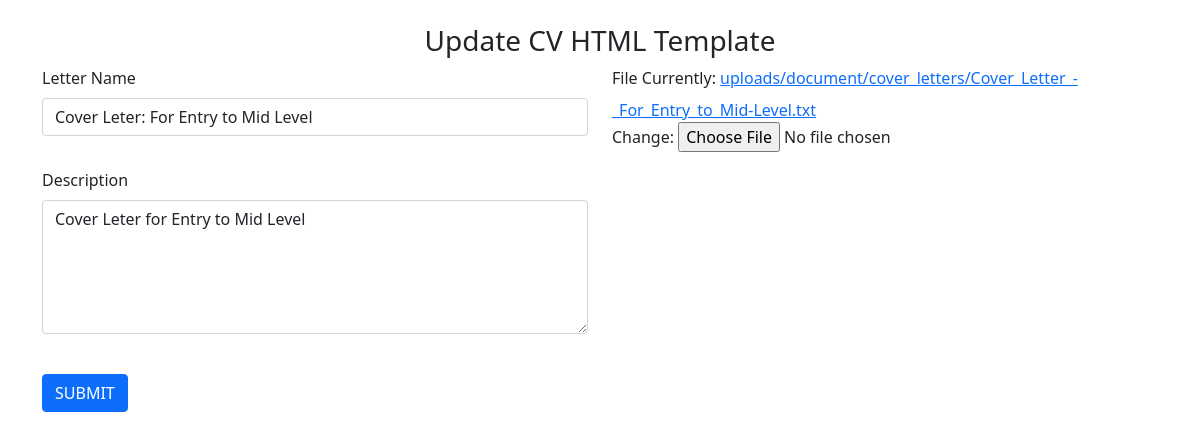
Page /letters/edit/1/ on the committed database.
### settings/models.py (models this page shows, shortened)
class BaseModel(models.Model):
	date_created = models.DateTimeField('Date Created', auto_now_add=True)
	class Meta:
		abstract = True
		ordering=("id",)

class Letter(BaseModel):
	name = models.CharField('CV Name', max_length=50)
	file = models.FileField(upload_to='uploads/document/cover_letters/', max_length=1000)
	text = models.TextField(null=True)
	description = models.TextField(null=True)

### letter_builder/views.py (the view)
# urls.py: path('letters/edit/<int:pk>/', UpdateLetterView.as_view(), name="edit-letter"),
class UpdateLetterView(UpdateView):
	model = Letter
	fields = ['name', 'file', 'description']
	def get_context_data(self, ** kwargs):
		context = super().get_context_data( ** kwargs)
		context['state'] = 'EDIT'
		return context

### settings/templates/settings/letter_form.html (shortened to what this page needs)
{% extends "settings/base.html" %}
{% load static %}
{% block content %}
	<div class="row text-center">
		<h3>Update CV HTML Template</h3>
	</div>
	<div class="row">
		<div class="col-12">
			{% if state == 'EDIT' %}
			<form action="{% url 'edit-letter' object.id %}" method="post" enctype="multipart/form-data">
			{% else %}
			<form action="{% url 'add-letter' %}" method="post" enctype="multipart/form-data">
			{% endif %}
				<div class="row">
					<div class="col-md-6 mb-3">
						<label class="form-label">Letter Name</label>
  						<input type="text" class="form-control" name="name" value="{{object.name}}" required>
					</div>
					<div class="col-md-6 mb-3">
						<label class="form-label">File</label>
					{% for field in form %}
						{% if field.name == 'file' %}
  							{{field}}
						{% endif %}
					{% endfor %}
					</div>
					<div class="col-md-6 mb-3">
						<label class="form-label">Description</label>
  						<textarea class="form-control" name="description" rows="5">{{object.description}}</textarea>
					</div>
				</div>
				<div class="row pt-4">
					<div class="col-12">
						<button class="btn btn-primary">SUBMIT</button>
					</div>
				</div>
			</form>
		</div>
	</div>
{% endblock %}

### rows in the picture
Letter: name "Cover Leter: For Entry to Mid Level", description "Cover Leter for Entry to Mid Level"
